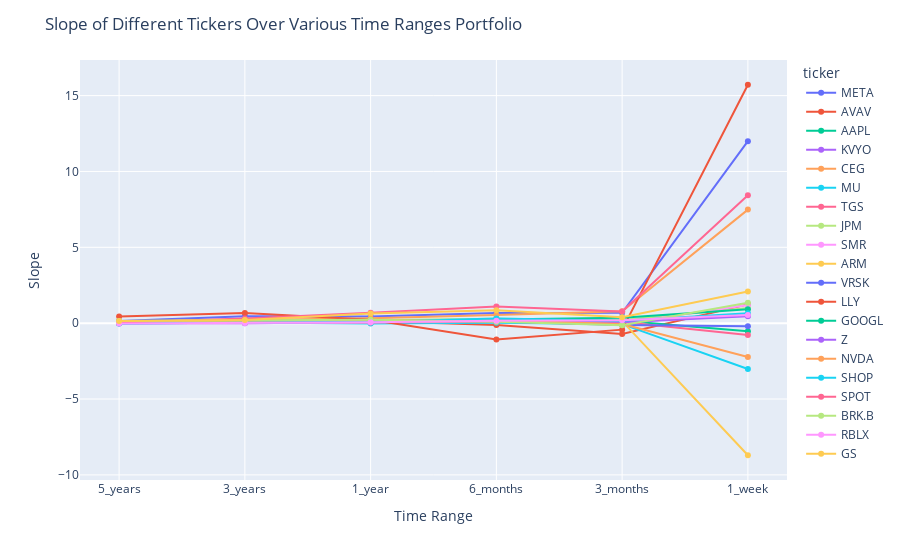

The code cell stored with this chart in its notebook:
### Code cell
fig.show()

### Figure 1 — Plotly figure (JSON) as saved in the notebook; plotly's stock layout.template omitted (floating-point values rounded to 4 significant figures)
{"data": [{"hovertemplate": "ticker=META<br>time_range=%{x}<br>slope=%{y}<extra></extra>", "legendgroup": "META", "line": {"color": "#636efa", "dash": "solid"}, "marker": {"symbol": "circle"}, "mode": "lines+markers", "name": "META", "orientation": "v", "showlegend": true, "type": "scatter", "x": ["5_years", "3_years", "1_year", "6_months", "3_months", "1_week"], "xaxis": "x", "y": [0.1476, 0.4627, 0.4453, 0.6682, 0.6809, 11.99], "yaxis": "y"}, {"hovertemplate": "ticker=AVAV<br>time_range=%{x}<br>slope=%{y}<extra></extra>", "legendgroup": "AVAV", "line": {"color": "#EF553B", "dash": "solid"}, "marker": {"symbol": "circle"}, "mode": "lines+markers", "name": "AVAV", "orientation": "v", "showlegend": true, "type": "scatter", "x": ["5_years", "3_years", "1_year", "6_months", "3_months", "1_week"], "xaxis": "x", "y": [0.05795, 0.1212, 0.1367, -0.1236, -0.719, 1.24], "yaxis": "y"}, {"hovertemplate": "ticker=AAPL<br>time_range=%{x}<br>slope=%{y}<extra></extra>", "legendgroup": "AAPL", "line": {"color": "#00cc96", "dash": "solid"}, "marker": {"symbol": "circle"}, "mode": "lines+markers", "name": "AAPL", "orientation": "v", "showlegend": true, "type": "scatter", "x": ["5_years", "3_years", "1_year", "6_months", "3_months", "1_week"], "xaxis": "x", "y": [0.07167, 0.07973, 0.2238, 0.1453, 0.1545, -0.525], "yaxis": "y"}, {"hovertemplate": "ticker=KVYO<br>time_range=%{x}<br>slope=%{y}<extra></extra>", "legendgroup": "KVYO", "line": {"color": "#ab63fa", "dash": "solid"}, "marker": {"symbol": "circle"}, "mode": "lines+markers", "name": "KVYO", "orientation": "v", "showlegend": true, "type": "scatter", "x": ["5_years", "3_years", "1_year", "6_months", "3_months", "1_week"], "xaxis": "x", "y": [0.0004823, 0.002144, 0.05319, 0.08061, 0.07918, 0.52], "yaxis": "y"}, {"hovertemplate": "ticker=CEG<br>time_range=%{x}<br>slope=%{y}<extra></extra>", "legendgroup": "CEG", "line": {"color": "#FFA15A", "dash": "solid"}, "marker": {"symbol": "circle"}, "mode": "lines+markers", "name": "CEG", "orientation": "v", "showlegend": true, "type": "scatter", "x": ["5_years", "3_years", "1_year", "6_months", "3_months", "1_week"], "xaxis": "x", "y": [0.1023, 0.1937, 0.3326, 0.531, 0.7818, 7.485], "yaxis": "y"}, {"hovertemplate": "ticker=MU<br>time_range=%{x}<br>slope=%{y}<extra></extra>", "legendgroup": "MU", "line": {"color": "#19d3f3", "dash": "solid"}, "marker": {"symbol": "circle"}, "mode": "lines+markers", "name": "MU", "orientation": "v", "showlegend": true, "type": "scatter", "x": ["5_years", "3_years", "1_year", "6_months", "3_months", "1_week"], "xaxis": "x", "y": [0.02464, 0.05094, -0.02402, 0.0215, -0.06354, -3.02], "yaxis": "y"}, {"hovertemplate": "ticker=TGS<br>time_range=%{x}<br>slope=%{y}<extra></extra>", "legendgroup": "TGS", "line": {"color": "#FF6692", "dash": "solid"}, "marker": {"symbol": "circle"}, "mode": "lines+markers", "name": "TGS", "orientation": "v", "showlegend": true, "type": "scatter", "x": ["5_years", "3_years", "1_year", "6_months", "3_months", "1_week"], "xaxis": "x", "y": [0.01027, 0.01819, 0.0452, 0.0878, 0.07489, -0.775], "yaxis": "y"}, {"hovertemplate": "ticker=JPM<br>time_range=%{x}<br>slope=%{y}<extra></extra>", "legendgroup": "JPM", "line": {"color": "#B6E880", "dash": "solid"}, "marker": {"symbol": "circle"}, "mode": "lines+markers", "name": "JPM", "orientation": "v", "showlegend": true, "type": "scatter", "x": ["5_years", "3_years", "1_year", "6_months", "3_months", "1_week"], "xaxis": "x", "y": [0.05472, 0.1117, 0.1958, 0.2991, 0.212, 1.0], "yaxis": "y"}, {"hovertemplate": "ticker=SMR<br>time_range=%{x}<br>slope=%{y}<extra></extra>", "legendgroup": "SMR", "line": {"color": "#FF97FF", "dash": "solid"}, "marker": {"symbol": "circle"}, "mode": "lines+markers", "name": "SMR", "orientation": "v", "showlegend": true, "type": "scatter", "x": ["5_years", "3_years", "1_year", "6_months", "3_months", "1_week"], "xaxis": "x", "y": [0.005007, 0.002248, 0.06147, 0.1121, -0.02393, 1.2], "yaxis": "y"}, {"hovertemplate": "ticker=ARM<br>time_range=%{x}<br>slope=%{y}<extra></extra>", "legendgroup": "ARM", "line": {"color": "#FECB52", "dash": "solid"}, "marker": {"symbol": "circle"}, "mode": "lines+markers", "name": "ARM", "orientation": "v", "showlegend": true, "type": "scatter", "x": ["5_years", "3_years", "1_year", "6_months", "3_months", "1_week"], "xaxis": "x", "y": [0.04564, 0.1064, 0.08643, 0.1096, 0.1332, -8.705], "yaxis": "y"}, {"hovertemplate": "ticker=VRSK<br>time_range=%{x}<br>slope=%{y}<extra></extra>", "legendgroup": "VRSK", "line": {"color": "#636efa", "dash": "solid"}, "marker": {"symbol": "circle"}, "mode": "lines+markers", "name": "VRSK", "orientation": "v", "showlegend": true, "type": "scatter", "x": ["5_years", "3_years", "1_year", "6_months", "3_months", "1_week"], "xaxis": "x", "y": [0.05644, 0.1037, 0.1506, 0.1039, -0.1205, -0.21], "yaxis": "y"}, {"hovertemplate": "ticker=LLY<br>time_range=%{x}<br>slope=%{y}<extra></extra>", "legendgroup": "LLY", "line": {"color": "#EF553B", "dash": "solid"}, "marker": {"symbol": "circle"}, "mode": "lines+markers", "name": "LLY", "orientation": "v", "showlegend": true, "type": "scatter", "x": ["5_years", "3_years", "1_year", "6_months", "3_months", "1_week"], "xaxis": "x", "y": [0.4337, 0.674, 0.2226, -1.083, -0.4269, 15.71], "yaxis": "y"}, {"hovertemplate": "ticker=GOOGL<br>time_range=%{x}<br>slope=%{y}<extra></extra>", "legendgroup": "GOOGL", "line": {"color": "#00cc96", "dash": "solid"}, "marker": {"symbol": "circle"}, "mode": "lines+markers", "name": "GOOGL", "orientation": "v", "showlegend": true, "type": "scatter", "x": ["5_years", "3_years", "1_year", "6_months", "3_months", "1_week"], "xaxis": "x", "y": [0.04958, 0.07181, 0.108, 0.2343, 0.3526, 0.92], "yaxis": "y"}, {"hovertemplate": "ticker=Z<br>time_range=%{x}<br>slope=%{y}<extra></extra>", "legendgroup": "Z", "line": {"color": "#ab63fa", "dash": "solid"}, "marker": {"symbol": "circle"}, "mode": "lines+markers", "name": "Z", "orientation": "v", "showlegend": true, "type": "scatter", "x": ["5_years", "3_years", "1_year", "6_months", "3_months", "1_week"], "xaxis": "x", "y": [-0.02594, 0.02384, 0.09092, 0.1857, 0.06184, 0.455], "yaxis": "y"}, {"hovertemplate": "ticker=NVDA<br>time_range=%{x}<br>slope=%{y}<extra></extra>", "legendgroup": "NVDA", "line": {"color": "#FFA15A", "dash": "solid"}, "marker": {"symbol": "circle"}, "mode": "lines+markers", "name": "NVDA", "orientation": "v", "showlegend": true, "type": "scatter", "x": ["5_years", "3_years", "1_year", "6_months", "3_months", "1_week"], "xaxis": "x", "y": [0.06195, 0.1267, 0.2042, 0.1882, -0.04893, -2.225], "yaxis": "y"}, {"hovertemplate": "ticker=SHOP<br>time_range=%{x}<br>slope=%{y}<extra></extra>", "legendgroup": "SHOP", "line": {"color": "#19d3f3", "dash": "solid"}, "marker": {"symbol": "circle"}, "mode": "lines+markers", "name": "SHOP", "orientation": "v", "showlegend": true, "type": "scatter", "x": ["5_years", "3_years", "1_year", "6_months", "3_months", "1_week"], "xaxis": "x", "y": [-0.0204, 0.0473, 0.1001, 0.31, 0.1683, 0.655], "yaxis": "y"}, {"hovertemplate": "ticker=SPOT<br>time_range=%{x}<br>slope=%{y}<extra></extra>", "legendgroup": "SPOT", "line": {"color": "#FF6692", "dash": "solid"}, "marker": {"symbol": "circle"}, "mode": "lines+markers", "name": "SPOT", "orientation": "v", "showlegend": true, "type": "scatter", "x": ["5_years", "3_years", "1_year", "6_months", "3_months", "1_week"], "xaxis": "x", "y": [0.04294, 0.312, 0.6886, 1.104, 0.7744, 8.435], "yaxis": "y"}, {"hovertemplate": "ticker=BRK.B<br>time_range=%{x}<br>slope=%{y}<extra></extra>", "legendgroup": "BRK.B", "line": {"color": "#B6E880", "dash": "solid"}, "marker": {"symbol": "circle"}, "mode": "lines+markers", "name": "BRK.B", "orientation": "v", "showlegend": true, "type": "scatter", "x": ["5_years", "3_years", "1_year", "6_months", "3_months", "1_week"], "xaxis": "x", "y": [0.1404, 0.1685, 0.2238, 0.09133, -0.1327, 1.34], "yaxis": "y"}, {"hovertemplate": "ticker=RBLX<br>time_range=%{x}<br>slope=%{y}<extra></extra>", "legendgroup": "RBLX", "line": {"color": "#FF97FF", "dash": "solid"}, "marker": {"symbol": "circle"}, "mode": "lines+markers", "name": "RBLX", "orientation": "v", "showlegend": true, "type": "scatter", "x": ["5_years", "3_years", "1_year", "6_months", "3_months", "1_week"], "xaxis": "x", "y": [-0.02227, 0.005449, 0.06232, 0.1527, 0.1887, 0.535], "yaxis": "y"}, {"hovertemplate": "ticker=GS<br>time_range=%{x}<br>slope=%{y}<extra></extra>", "legendgroup": "GS", "line": {"color": "#FECB52", "dash": "solid"}, "marker": {"symbol": "circle"}, "mode": "lines+markers", "name": "GS", "orientation": "v", "showlegend": true, "type": "scatter", "x": ["5_years", "3_years", "1_year", "6_months", "3_months", "1_week"], "xaxis": "x", "y": [0.145, 0.2119, 0.6413, 0.8523, 0.3895, 2.085], "yaxis": "y"}], "layout": {"legend": {"title": {"text": "ticker"}, "tracegroupgap": 0}, "margin": {"t": 60}, "title": {"text": "Slope of Different Tickers Over Various Time Ranges Portfolio"}, "xaxis": {"anchor": "y", "domain": [0, 1], "title": {"text": "Time Range"}}, "yaxis": {"anchor": "x", "domain": [0, 1], "title": {"text": "Slope"}}}}
